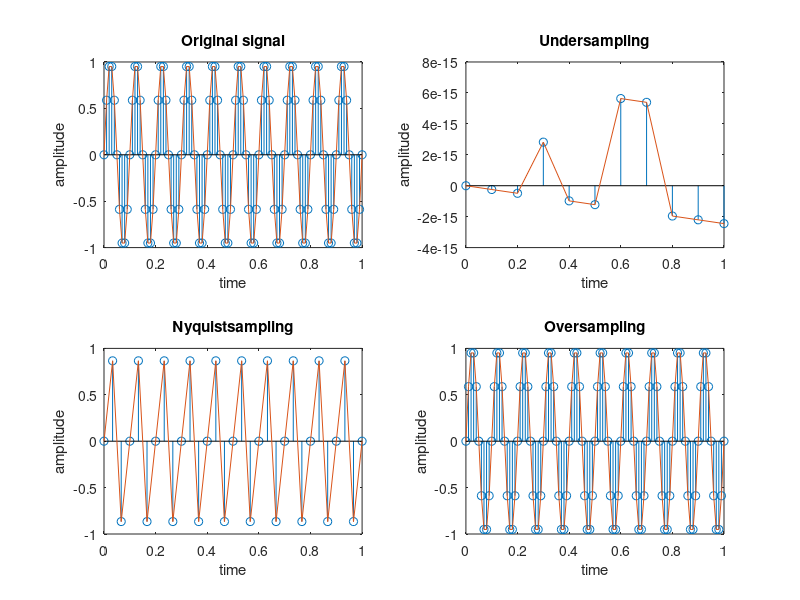

MATLAB code for this plot:

%%
clc;
clear all;
close all;
%original signal
t=0:0.01:1;
fm=10;
y=sin(2*pi*fm*t);
subplot(2,2,1);
stem(t,y);
hold on;
plot(t,y);
title("Original signal");
xlabel("time");
ylabel("amplitude");
%less than nyquist range
fs1=fm;
t1=0:1/fs1:1;
y1=sin(2*pi*fm*t1);
subplot(2,2,2);
stem(t1,y1);
hold on;
plot(t1,y1);
title("Undersampling");
xlabel("time");
ylabel("amplitude");
%equal to nyquist rate
fs2=3*fm;
t2=0:1/fs2:1;
y2=sin(2*pi*fm*t2);
subplot(2,2,3);
stem(t2,y2);
hold on;
plot(t2,y2);
title("Nyquistsampling");
xlabel("time");
ylabel("amplitude");
%greater than nyquist rate
fs3=10*fm;
t3=0:1/fs3:1;
y3=sin(2*pi*fm*t3);
subplot(2,2,4);
stem(t3,y3);
hold on;
plot(t3,y3);
title("Oversampling");
xlabel("time");
ylabel("amplitude");